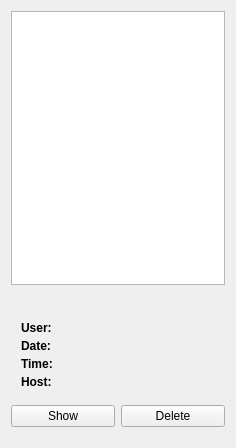
<?xml version="1.0" encoding="UTF-8"?>
<ui version="4.0">
 <class>Snapshots</class>
 <widget class="QWidget" name="Snapshots">
  <property name="geometry">
   <rect>
    <x>0</x>
    <y>0</y>
    <width>236</width>
    <height>448</height>
   </rect>
  </property>
  <layout class="QVBoxLayout" name="verticalLayout">
   <item>
    <widget class="QListView" name="list">
     <property name="whatsThis">
      <string>&lt;html&gt;&lt;head&gt;&lt;meta name=&quot;qrichtext&quot; content=&quot;1&quot; /&gt;&lt;style type=&quot;text/css&quot;&gt;
p, li { white-space: pre-wrap; }
&lt;/style&gt;&lt;/head&gt;&lt;body style=&quot; font-family:'Sans Serif'; font-size:9pt; font-weight:400; font-style:normal; text-decoration:none;&quot;&gt;
&lt;p style=&quot; margin-top:0px; margin-bottom:0px; margin-left:0px; margin-right:0px; -qt-block-indent:0; text-indent:0px;&quot;&gt;All snapshots you made are listed here. You can make snapshots by selecting the according entry in the context-menu of a client-window. These snapshosts can be managed using the buttons below.&lt;/p&gt;&lt;/body&gt;&lt;/html&gt;</string>
     </property>
    </widget>
   </item>
   <item>
    <widget class="QLabel" name="previewLbl">
     <property name="scaledContents">
      <bool>true</bool>
     </property>
    </widget>
   </item>
   <item>
    <layout class="QGridLayout" columnstretch="0,1">
     <property name="leftMargin">
      <number>10</number>
     </property>
     <property name="topMargin">
      <number>10</number>
     </property>
     <property name="rightMargin">
      <number>10</number>
     </property>
     <property name="bottomMargin">
      <number>10</number>
     </property>
     <property name="horizontalSpacing">
      <number>10</number>
     </property>
     <property name="verticalSpacing">
      <number>4</number>
     </property>
     <item row="1" column="1">
      <widget class="QLabel" name="dateLbl"/>
     </item>
     <item row="0" column="0">
      <widget class="QLabel" name="userDescLbl">
       <property name="font">
        <font>
         <weight>75</weight>
         <bold>true</bold>
        </font>
       </property>
       <property name="text">
        <string>User:</string>
       </property>
      </widget>
     </item>
     <item row="0" column="1">
      <widget class="QLabel" name="userLbl"/>
     </item>
     <item row="2" column="1">
      <widget class="QLabel" name="timeLbl"/>
     </item>
     <item row="3" column="0">
      <widget class="QLabel" name="hostDescLbl">
       <property name="font">
        <font>
         <weight>75</weight>
         <bold>true</bold>
        </font>
       </property>
       <property name="text">
        <string>Host:</string>
       </property>
      </widget>
     </item>
     <item row="1" column="0">
      <widget class="QLabel" name="dateDescLbl">
       <property name="font">
        <font>
         <weight>75</weight>
         <bold>true</bold>
        </font>
       </property>
       <property name="text">
        <string>Date:</string>
       </property>
      </widget>
     </item>
     <item row="3" column="1">
      <widget class="QLabel" name="hostLbl"/>
     </item>
     <item row="2" column="0">
      <widget class="QLabel" name="timeDescLbl">
       <property name="font">
        <font>
         <weight>75</weight>
         <bold>true</bold>
        </font>
       </property>
       <property name="text">
        <string>Time:</string>
       </property>
      </widget>
     </item>
    </layout>
   </item>
   <item>
    <layout class="QHBoxLayout" name="horizontalLayout">
     <item>
      <widget class="QPushButton" name="showBtn">
       <property name="text">
        <string>Show</string>
       </property>
       <property name="icon">
        <iconset resource="../master.qrc">
         <normaloff>:/resources/edit-find.png</normaloff>:/resources/edit-find.png</iconset>
       </property>
       <property name="iconSize">
        <size>
         <width>22</width>
         <height>22</height>
        </size>
       </property>
      </widget>
     </item>
     <item>
      <widget class="QPushButton" name="deleteBtn">
       <property name="text">
        <string>Delete</string>
       </property>
       <property name="icon">
        <iconset resource="../master.qrc">
         <normaloff>:/resources/edit-delete.png</normaloff>:/resources/edit-delete.png</iconset>
       </property>
       <property name="iconSize">
        <size>
         <width>22</width>
         <height>22</height>
        </size>
       </property>
      </widget>
     </item>
    </layout>
   </item>
   <item>
    <spacer>
     <property name="orientation">
      <enum>Qt::Vertical</enum>
     </property>
     <property name="sizeType">
      <enum>QSizePolicy::Fixed</enum>
     </property>
     <property name="sizeHint" stdset="0">
      <size>
       <width>16</width>
       <height>10</height>
      </size>
     </property>
    </spacer>
   </item>
  </layout>
 </widget>
 <resources>
  <include location="../master.qrc"/>
 </resources>
 <connections/>
</ui>
